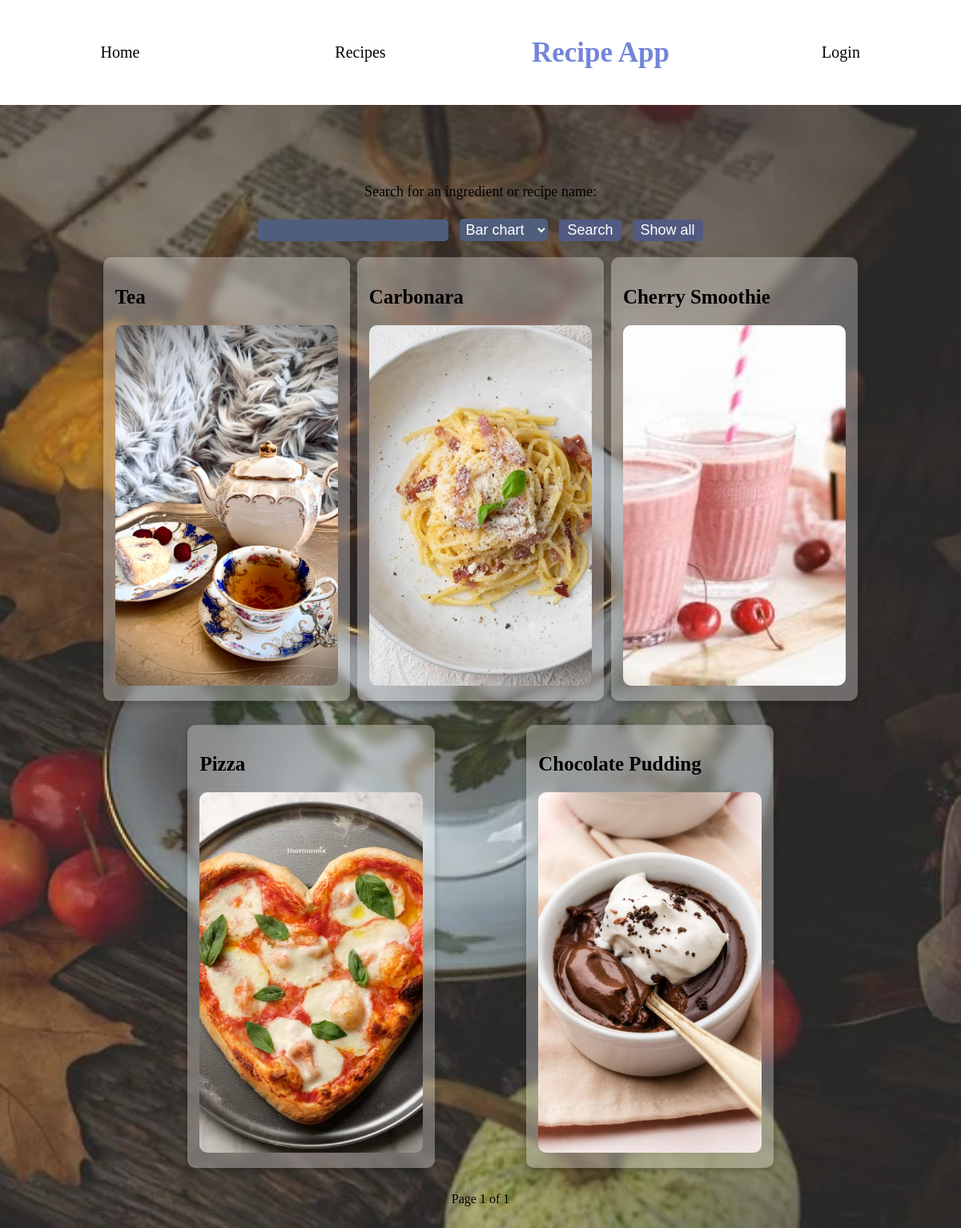
The app's page /recipes/ with its own data.
### recipes/models.py (models this page shows, shortened)
class Recipe(models.Model):
    name =  models.CharField(max_length=100)
    cooking_time = models.IntegerField(help_text='in min', default=0)
    ingredients = models.CharField(max_length=250, help_text="Each ingredient seperated by a comma, like 'Eggs, Butter'")
    pic = models.ImageField(upload_to='recipes', help_text="Choose an image with minimum 250px width.", default='no_picture.jpg')
    instructions = models.TextField(help_text="No instructions...", null=True, blank=True)
    _difficulty = models.CharField(max_length=120, default='')
    date_created = models.DateField(default=timezone.now)

### recipes/views.py (the view, shortened to what this page needs)
# urls.py: path('recipes/', RecipesListView.as_view(), name='recipes'),
class RecipesListView(ListView):
   model = Recipe
   def get(self, request):
      form = RecipesSearchForm()
      recipes = Recipe.objects.all()
      paginator = Paginator(recipes, 9)
      page_number = request.GET.get('page', 1)
      try:
         recipes = paginator.page(page_number)
      except EmptyPage:
         recipes = paginator.page(paginator.num_pages)
      return render(request, 'recipes/recipes_list.html', {'form': form, 'recipes': recipes, 'page_obj': recipes})

### recipes/forms.py
class RecipesSearchForm(forms.Form):
    recipe_name = forms.CharField(max_length=100)
    chart_type = forms.ChoiceField(choices=CHART__CHOICES)

### recipes/templates/recipes/recipes_list.html (shortened to what this page needs)
{% load static %}
<!DOCTYPE html>
<html lang="en">
<head>
    <link rel="stylesheet" type="text/css" href="{% static 'recipes/css/nav.css' %}">
</head>
<body>
    <nav>
        <ul>
            <li class="navitem"><a href="{% url 'recipes:home' %}">Home</a></li>
            <li class="navitem"><a href="{% url 'recipes:recipes' %}">Recipes</a></li>
            <li class="navitem" id="big"><h1>Recipe App</h1></li>
            {% if user.is_authenticated %}
                <li class="navitem"><a href="{% url 'logout' %}">Logout</a></li>
            {% else %}
                <li class="navitem"><a href="{% url 'login' %}">Login</a></li>
            {% endif %}
        </ul>
    </nav>
    <main>
        <div class="main-box">
            <p>Search for an ingredient or recipe name:</p>
            <form action="" method="POST">
                {{ form.recipe_name }}
                {{ form.chart_type }}
                <button type="submit">Search</button>
                <a href="{% url 'recipes:recipes' %}"><button type="button">Show all</button></a>
            </form>
            {% if form.is_bound %}
                <p>You searched for: {{ form.recipe_name.value }}</p>
                {% if not recipes.empty %}
                    <ul>
                    {% for index, recipe in recipes.iterrows %}
                        <li>
                            <a href="{% url 'recipes:detail' pk=recipe.id %}">
                                <h2>{{ recipe.name }}</h2>
                                <img src="{{ recipe.pic.url }}" />
                            </a>
                        </li>
                    {% endfor %}
                    </ul>
                    <h1>Data Analytics</h1>
                    <img class="data-analytics">
                {% else %}
                    <h3>No data</h3>
                {% endif %}
            {% else %}
                <ul>
                    {% for recipe in recipes %}
                        <li>
                            <a href="{% url 'recipes:detail' pk=recipe.id %}">
                                <h2>{{ recipe.name }}</h2>
                                <img src="{{ recipe.pic.url }}" />
                            </a>
                        </li>
                    {% endfor %}
                </ul>
                <div class="pagination">
                    <span class="pagination-links">
                        <span class="current">
                            Page {{ page_obj.number }} of {{ page_obj.paginator.num_pages }}
                        </span>
                    </span>
                </div>
            {% endif %}
        </div>
    </main>
</body>
</html>

### recipes/static/recipes/css/nav.css (style rules this page uses)
nav { display: flex; align-items: center; background: #fff; flex-direction: column; justify-content: center; width: 100%; }
nav ul { list-style-type: none; padding: 0; display: flex; justify-content: space-around; width: 100%; align-items: center; }
.navitem { display: block; text-align: center; text-decoration: none; flex: 1; }
.navitem a { text-decoration: none; color: #000; font-size: 20px; }
.navitem h1 { font-size: 35px; font-style: bold; color: #7285da; }

### records on screen
Recipe: name "Tea", pic (picture)
Recipe: name "Carbonara", pic (picture)
Recipe: name "Cherry Smoothie", pic (picture)
Recipe: name "Pizza", pic (picture)
Recipe: name "Chocolate Pudding", pic (picture)

### other values on screen
{{ page_obj.number }} "1"
{{ page_obj.paginator.num_pages }} "1"
